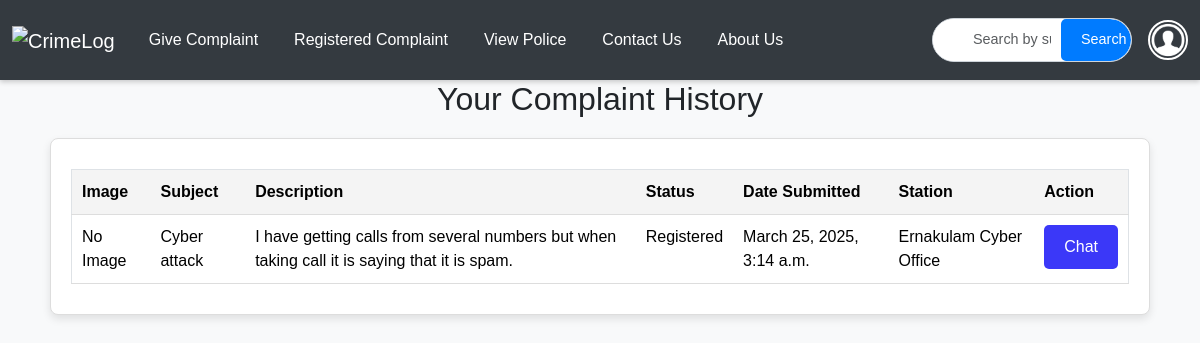
Page /userhistory/ (signed in) on the earlier database version.
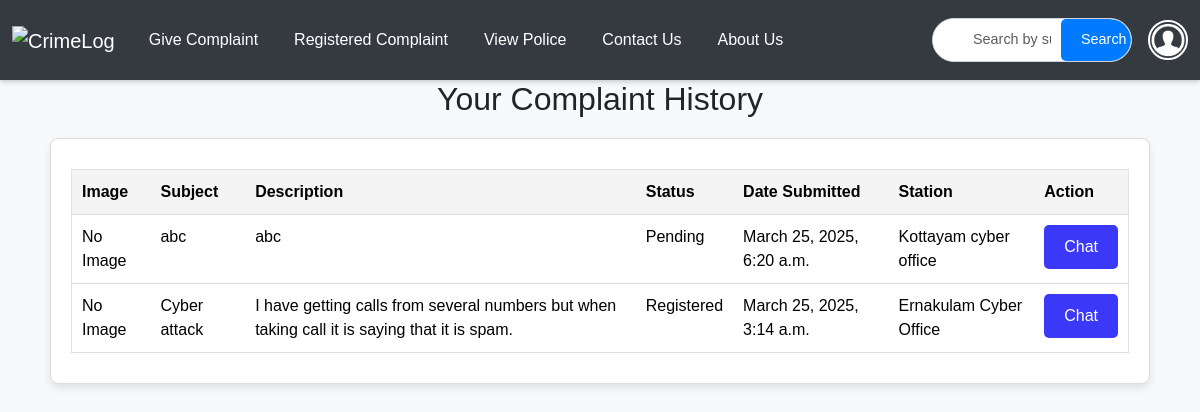
Same page on the later database version.
### app/models.py (models this page shows, shortened)
class Complaint(models.Model):
    user = models.ForeignKey(User, on_delete=models.CASCADE)
    police = models.ForeignKey(Police, on_delete=models.CASCADE)
    subject = models.CharField(max_length=255)
    description = models.TextField()
    image = models.ImageField(upload_to='complaint_images/', null=True, blank=True)  # New Image Field
    status = models.CharField(max_length=50, choices=[('Pending', 'Pending'), ('Registered', 'Registered'), ('Resolved', 'Resolved')], default='Pending')
    created_at = models.DateTimeField(auto_now_add=True)
    registered_at = models.DateTimeField(null=True, blank=True)  # Optional

class Police(models.Model):
    Email = models.EmailField(unique=True)
    name = models.TextField()
    phonenumber = models.IntegerField()
    password = models.TextField()
    location= models.TextField()

### app/views.py (the view)
# urls.py: path('userhistory/',views.userhistory, name='userhistory'),
def userhistory(req):
    if 'user' in req.session:
        user = get_user(req)
        query = req.POST.get('query', '')  # Get the search query from the POST request
        if query:
            complaints = Complaint.objects.filter(
                user=user
            ).filter(
                Q(subject__icontains=query) | Q(description__icontains=query)
            ).order_by('-created_at')
        else:
            complaints = Complaint.objects.filter(user=user).order_by('-created_at')
        return render(req, 'user/user_history.html', {'complaints': complaints, 'query': query})
    else:
        return redirect(login)

### app/views.py (called while the page is built)
def get_user(req):
    data=User.objects.get(Email=req.session['user'])
    return data

### templates/user/user_history.html (shortened to what this page needs)
<!DOCTYPE html>
<html lang="en">
<head>
    <link href="https://cdn.jsdelivr.net/npm/bootstrap@5.3.3/dist/css/bootstrap.min.css" rel="stylesheet">
    <link href="https://cdn.jsdelivr.net/npm/bootstrap-icons/font/bootstrap-icons.css" rel="stylesheet">
</head>
<body>
    <nav id="nav" class="navbar navbar-expand-lg navbar-dark sticky-top">
        <div class="container-fluid">
            <a class="navbar-brand" href="../userhome">
                <img id="logo" src="../static/images/complaints-text-on-red-round-grungy-texture-stamp-2HEHM9A.jpg" alt="CrimeLog">
            </a>
            <div class="collapse navbar-collapse" id="mynavbar">
                <ul class="navbar-nav me-auto">
                    <li class="nav-item">
                        <a class="nav-link" href="../submit_complaint">Give Complaint</a>
                    </li>
                    <li class="nav-item">
                        <a class="nav-link" href="../userhistory">Registered Complaint</a>
                    </li>
                    <li class="nav-item">
                        <a class="nav-link" href="../viewpolices">View Police</a>
                    </li>
                    <li class="nav-item">
                        <a class="nav-link" href="../contactus">Contact Us</a>
                    </li>
                    <li class="nav-item">
                        <a class="nav-link" href="../about">About Us</a>
                    </li>
                </ul>
                <div class="search-bar">
                    <form method="post" action="{% url 'userhistory' %}">
                        <div class="search-input-group">
                            <input class="form-control" type="text" name="query" placeholder="Search by subject or description..." value="{{ query|default:'' }}">
                            <button class="btn btn-primary" id="srch-btn" type="submit">Search</button>
                        </div>
                    </form>
                </div>
                <div class="dropdown ms-3">
                    <button class="btn btn-link dropdown p-0 border-0" type="button" id="profileDropdown" data-bs-toggle="dropdown" aria-expanded="false">
                        <img src="../static/images/profile.png" alt="Profile" class="profile-img">
                    </button>
                </div>
            </div>
        </div>
    </nav>
    <h2 id="h2">Your Complaint History</h2>
    <div class="card">
        <table border="1" class="table">
            <thead>
                <tr>
                    <th>Image</th>
                    <th>Subject</th>
                    <th>Description</th>
                    <th>Status</th>
                    <th>Date Submitted</th>
                    <th>Station</th>
                    <th>Action</th>
                </tr>
            </thead>
            <tbody>
                {% for complaint in complaints %}
                <tr>
                    <td>
                        {% if complaint.image %}
                            <img src="{{ complaint.image.url }}" alt="Complaint Image" width="50">
                        {% else %}
                            No Image
                        {% endif %}
                    </td>
                    <td>{{ complaint.subject }}</td>
                    <td>{{ complaint.description }}</td>
                    <td>{{ complaint.status }}</td>
                    <td>{{ complaint.created_at }}</td>
                    <td>{{complaint.police.name}}</td>
                    <td><a id="btn" href="../chat/{{complaint.pk}}">Chat</a></td>
                </tr>
                {% empty %}
                <tr>
                    <td colspan="5">No complaints found.</td>
                </tr>
                {% endfor %}
            </tbody>
        </table>
    </div>
</body>
</html>

Differences in the rows shown:
added Complaint: image "No Image", subject "abc", description "abc", status "Pending", created_at "March 25, 2025, 6:20 a.m.", police.name "Kottayam cyber office"
